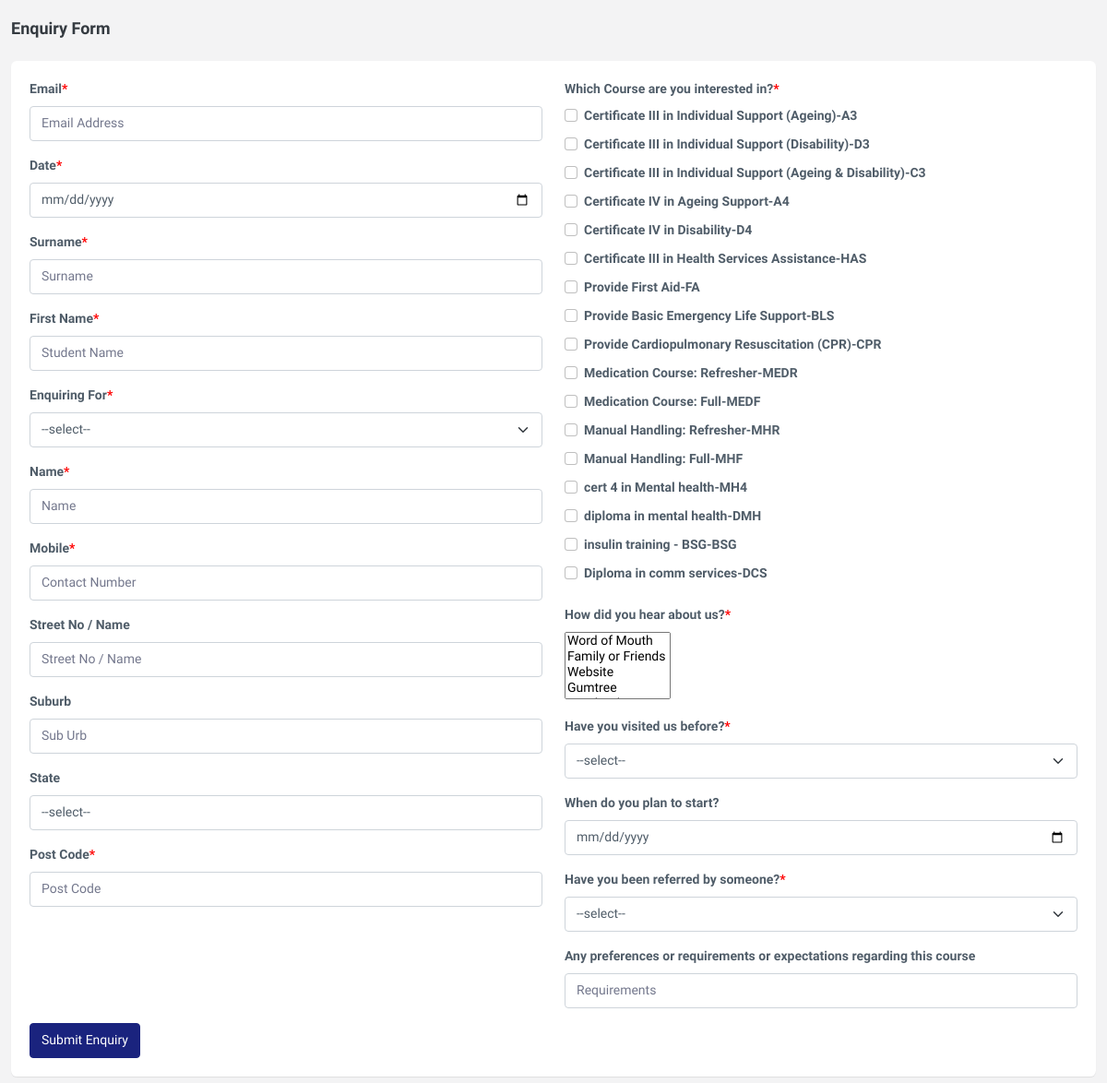
The page /common_enquiry.php on the database as committed earlier.
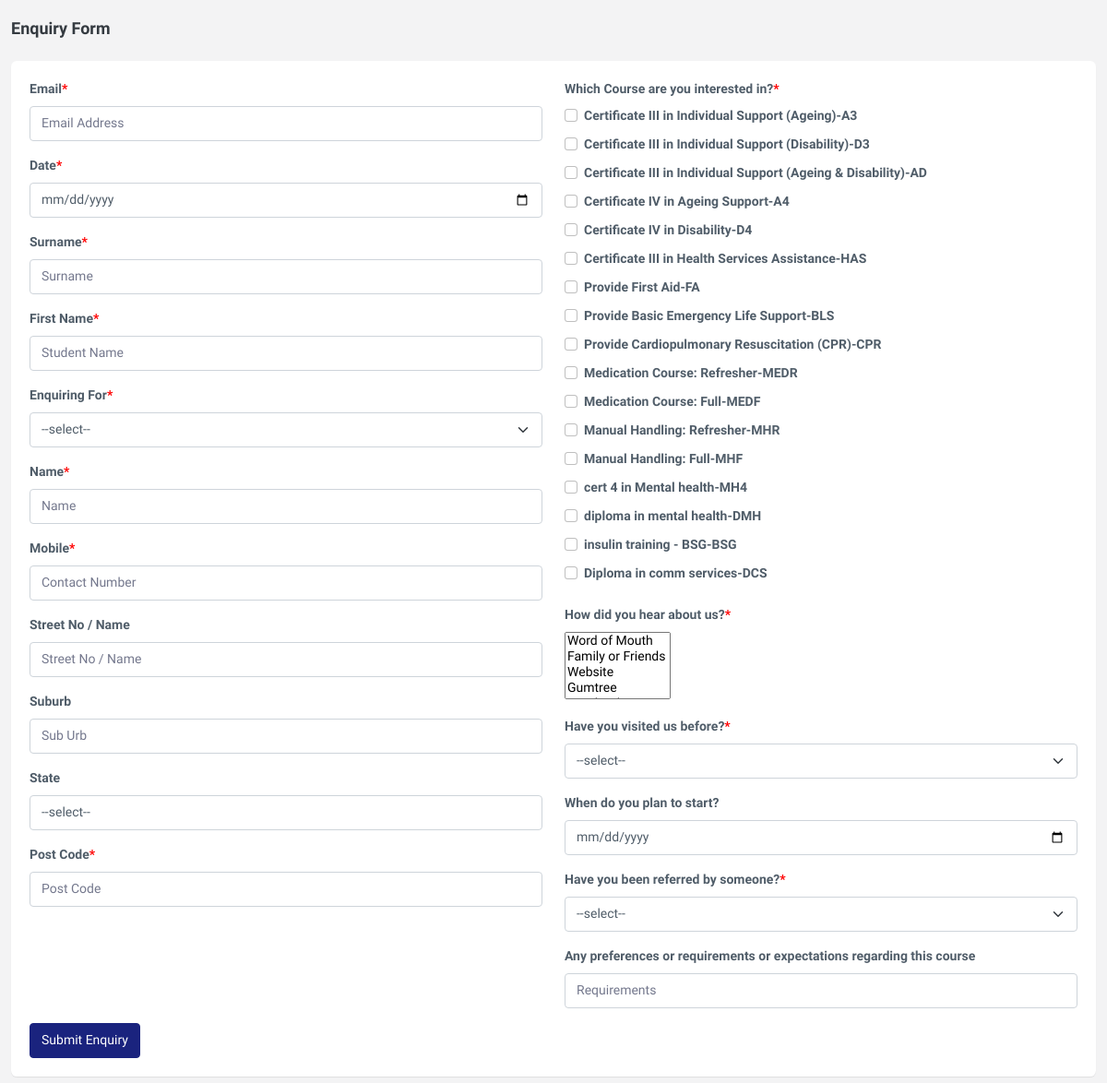
The same page on the database as committed later.
### tables this page shows
CREATE TABLE IF NOT EXISTS `courses` (
  `course_id` int NOT NULL AUTO_INCREMENT,
  `course_name` varchar(255) NOT NULL,
  `course_sname` varchar(255) NOT NULL,
  `course_status` tinyint(1) NOT NULL DEFAULT '0',
  `created_date` timestamp NOT NULL DEFAULT CURRENT_TIMESTAMP,
  PRIMARY KEY (`course_id`)
);

### common_enquiry.php (the view, shortened to what the changed rows need)
<?php include('includes/dbconnect.php'); ?>
<!doctype html>
<html lang="en">
    <head>
        <?php include('includes/app_includes.php'); ?>
    </head>
    <body data-topbar="colored">
        <div id="layout-wrapper">
            <div class="main-content">
                <div class="page-content">
                    <div class="container-fluid">
                    <?php
                            $courses=mysqli_query($connection,"SELECT * from courses where course_status!=1");
                    ?>
                        <div class="row">
                            <div class="col-xl-12">
                                <div class="card">
                                    <div class="card-body">
                                        <form class="student_enquiry_form" id="student_enquiry_form">
                                            <div class="row">
                                                        <?php
                                                        $st_states=['--select--','NSW - New South Wales','VIC - Victoria','ACT - Australian Capital Territory','NT - Northern Territoy','WA - Western Australia','QLD - Queensland','SA - South Australia','TAS - Tasmania'];
                                                        for($i=0;$i<count($st_states);$i++){
                                                            $checked= $i==$queryRes['st_state'] ? 'selected' : '';
                                                        }
                                                        ?>
                                                <div class="col-sm">
                                                    <div class="col-md-12">
                                                            <div class="mb-3">
                                                                <?php
                                                                $counts=1;
                                                                while($coursesRes=mysqli_fetch_array($courses)){
                                                                    if($queryRes['st_course']!=''){
                                                                        $coursesSel=json_decode($queryRes['st_course']);
                                                                    }else{
                                                                        $coursesSel=[];
                                                                    }
                                                                    if(in_array($i,$coursesSel)){
                                                                        $checked='checked';
                                                                    }else{
                                                                        $checked='';
                                                                    }
                                                                    echo '<div class="form-check"><input type="checkbox" class="courses_check form-check-input" id="course_check_'.$counts.'" '.$checked.' value="'.$counts.'">';
                                                                    echo '<label for="course_check_'.$counts.'">'.$coursesRes["course_sname"].'-'.$coursesRes["course_name"].'</label></div>';
                                                                    $counts++;
                                                                }
                                                                ?>
                                                            </div>
                                                        </div>
                                                    </div>
                                            </div>
                                        </form>
                                    </div>
                                </div>
                            </div>
                        </div>
                    </div>
                </div>
            </div>
        </div>
        <?php include('includes/footer_includes.php'); ?>
    </body>
</html>

Rows that differ between the two databases and show on the page:
changed courses "Certificate III in Individual Support (Ageing & Disability)": course_name "C3" → "AD"
